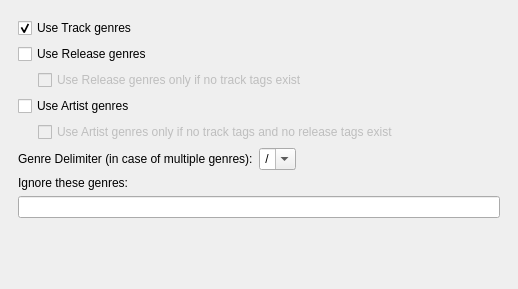
<?xml version="1.0" encoding="UTF-8"?>
<ui version="4.0">
 <class>WikidataOptionsPage</class>
 <widget class="QWidget" name="WikidataOptionsPage">
  <property name="geometry">
   <rect>
    <x>0</x>
    <y>0</y>
    <width>518</width>
    <height>289</height>
   </rect>
  </property>
  <layout class="QVBoxLayout" name="verticalLayout_5">
   <property name="sizeConstraint">
    <enum>QLayout::SetDefaultConstraint</enum>
   </property>
   <property name="leftMargin">
    <number>9</number>
   </property>
   <property name="topMargin">
    <number>9</number>
   </property>
   <property name="rightMargin">
    <number>9</number>
   </property>
   <property name="bottomMargin">
    <number>9</number>
   </property>
   <item>
    <widget class="QWidget" name="wikidata_vert_layout" native="true">
     <property name="enabled">
      <bool>true</bool>
     </property>
     <property name="sizePolicy">
      <sizepolicy hsizetype="Minimum" vsizetype="MinimumExpanding">
       <horstretch>0</horstretch>
       <verstretch>0</verstretch>
      </sizepolicy>
     </property>
     <layout class="QVBoxLayout" name="verticalLayout_4">
      <item>
       <widget class="QCheckBox" name="use_track_genres">
        <property name="text">
         <string>Use Track genres</string>
        </property>
        <property name="checked">
         <bool>true</bool>
        </property>
       </widget>
      </item>
      <item>
       <layout class="QVBoxLayout" name="verticalLayout_2">
        <item>
         <widget class="QCheckBox" name="use_release_genres">
          <property name="sizePolicy">
           <sizepolicy hsizetype="Fixed" vsizetype="Fixed">
            <horstretch>0</horstretch>
            <verstretch>0</verstretch>
           </sizepolicy>
          </property>
          <property name="text">
           <string>Use Release genres</string>
          </property>
          <property name="checked">
           <bool>false</bool>
          </property>
         </widget>
        </item>
        <item>
         <layout class="QHBoxLayout" name="horizontalLayout_2">
          <item>
           <spacer name="horizontalSpacer_2">
            <property name="orientation">
             <enum>Qt::Horizontal</enum>
            </property>
            <property name="sizeType">
             <enum>QSizePolicy::Fixed</enum>
            </property>
            <property name="sizeHint" stdset="0">
             <size>
              <width>20</width>
              <height>20</height>
             </size>
            </property>
           </spacer>
          </item>
          <item>
           <widget class="QCheckBox" name="use_release_only_if_no_track">
            <property name="enabled">
             <bool>false</bool>
            </property>
            <property name="sizePolicy">
             <sizepolicy hsizetype="Expanding" vsizetype="Fixed">
              <horstretch>1</horstretch>
              <verstretch>0</verstretch>
             </sizepolicy>
            </property>
            <property name="text">
             <string>Use Release genres only if no track tags exist</string>
            </property>
           </widget>
          </item>
         </layout>
        </item>
       </layout>
      </item>
      <item>
       <layout class="QVBoxLayout" name="verticalLayout_3">
        <item>
         <widget class="QCheckBox" name="use_artist_genres">
          <property name="text">
           <string>Use Artist genres</string>
          </property>
         </widget>
        </item>
        <item>
         <layout class="QHBoxLayout" name="horizontalLayout_4">
          <item>
           <spacer name="horizontalSpacer_3">
            <property name="orientation">
             <enum>Qt::Horizontal</enum>
            </property>
            <property name="sizeType">
             <enum>QSizePolicy::Fixed</enum>
            </property>
            <property name="sizeHint" stdset="0">
             <size>
              <width>20</width>
              <height>20</height>
             </size>
            </property>
           </spacer>
          </item>
          <item>
           <widget class="QCheckBox" name="use_artist_only_if_no_track_n_no_release">
            <property name="enabled">
             <bool>false</bool>
            </property>
            <property name="sizePolicy">
             <sizepolicy hsizetype="Expanding" vsizetype="Fixed">
              <horstretch>0</horstretch>
              <verstretch>0</verstretch>
             </sizepolicy>
            </property>
            <property name="text">
             <string>Use Artist genres only if no track tags and no release tags exist</string>
            </property>
            <property name="checkable">
             <bool>false</bool>
            </property>
           </widget>
          </item>
         </layout>
        </item>
       </layout>
      </item>
      <item>
       <layout class="QHBoxLayout" name="horizontalLayout">
        <item>
         <widget class="QLabel" name="genre_delimiter_label">
          <property name="sizePolicy">
           <sizepolicy hsizetype="Minimum" vsizetype="Preferred">
            <horstretch>0</horstretch>
            <verstretch>0</verstretch>
           </sizepolicy>
          </property>
          <property name="text">
           <string>Genre Delimiter (in case of multiple genres):</string>
          </property>
         </widget>
        </item>
        <item>
         <widget class="QComboBox" name="genre_delimiter">
          <property name="sizePolicy">
           <sizepolicy hsizetype="Minimum" vsizetype="Fixed">
            <horstretch>0</horstretch>
            <verstretch>0</verstretch>
           </sizepolicy>
          </property>
          <property name="editable">
           <bool>true</bool>
          </property>
          <item>
           <property name="text">
            <string notr="true" extracomment="default used by Kodi"> / </string>
           </property>
          </item>
          <item>
           <property name="text">
            <string notr="true">, </string>
           </property>
          </item>
          <item>
           <property name="text">
            <string notr="true">;</string>
           </property>
          </item>
          <item>
           <property name="text">
            <string/>
           </property>
          </item>
         </widget>
        </item>
        <item>
         <spacer name="horizontalSpacer">
          <property name="orientation">
           <enum>Qt::Horizontal</enum>
          </property>
          <property name="sizeHint" stdset="0">
           <size>
            <width>100</width>
            <height>20</height>
           </size>
          </property>
         </spacer>
        </item>
       </layout>
      </item>
      <item>
       <layout class="QVBoxLayout" name="verticalLayout">
        <item>
         <widget class="QLabel" name="ignore_genres_label">
          <property name="text">
           <string>Ignore these genres:</string>
          </property>
         </widget>
        </item>
        <item>
         <widget class="QLineEdit" name="ignore_these_genres">
          <property name="sizePolicy">
           <sizepolicy hsizetype="Expanding" vsizetype="Fixed">
            <horstretch>0</horstretch>
            <verstretch>0</verstretch>
           </sizepolicy>
          </property>
         </widget>
        </item>
       </layout>
      </item>
      <item>
       <spacer name="spacer_label">
        <property name="orientation">
         <enum>Qt::Vertical</enum>
        </property>
        <property name="sizeType">
         <enum>QSizePolicy::MinimumExpanding</enum>
        </property>
        <property name="sizeHint" stdset="0">
         <size>
          <width>263</width>
          <height>34</height>
         </size>
        </property>
       </spacer>
      </item>
     </layout>
     <zorder>use_track_genres</zorder>
     <zorder>use_release_genres</zorder>
     <zorder>use_artist_genres</zorder>
     <zorder>use_release_only_if_no_track</zorder>
     <zorder>ignore_tags_4</zorder>
     <zorder>genre_delimiter_label</zorder>
     <zorder>genre_delimiter</zorder>
     <zorder>ignore_these_genres</zorder>
     <zorder>ignore_genres_label</zorder>
     <zorder></zorder>
     <zorder>spacer_label</zorder>
     <zorder>horizontalSpacer_2</zorder>
     <zorder>horizontalSpacer_3</zorder>
     <zorder>use_artist_only_if_no_track_n_no_release</zorder>
    </widget>
   </item>
  </layout>
 </widget>
 <tabstops>
  <tabstop>use_track_genres</tabstop>
 </tabstops>
 <resources/>
 <connections/>
</ui>
